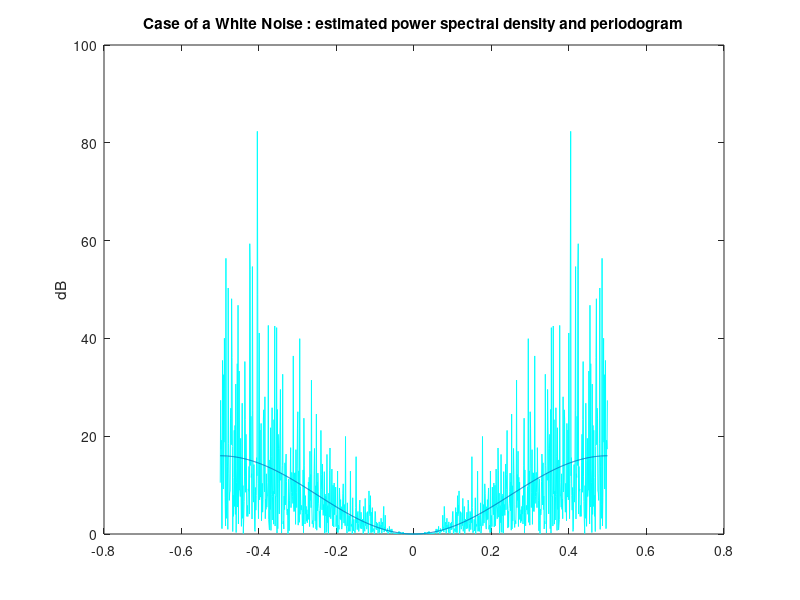

Write MATLAB code to recreate this figure. (Note: this script raises an error after producing the figure.)
close all;

%% BBG
var = 4;
mu = 0;
N = 1024;
bbg = randn(1,N)*sqrt(var)+mu; %we create a white gaussian noise to test 
%our program first.

%% Filter
%d = [1 0.5 0.25];
%bbg = filter(1,d,bbg); %we filter this white noise and later proceed to
%adjust its mean.

%% Processus MA


MA = filter([1 -1],1,bbg);
%intervalle = -N+1:1:N-1;
%plot(intervalle,xcorr(MA));
%title('Autocorrelation');

F = MA; %we will then work on the mean-adjusted signal only.


%% Spectre de Puissance

T = length(F);
f = -1/2:1/T:1/2-1/T;

TF_F = fft(F);
sp = fftshift(abs(TF_F)).*fftshift(abs(TF_F))/T;

figure(1),
plot(f,sp,'cyan');
title('Case of a White Noise : estimated power spectral density and periodogram');
ylabel('dB');
hold on;

[h] = freqz([1 -1],1,2*pi*f);
plot(f,abs(h).^2*var);
hold on;

%% Transformee de Fourier

TF_F(1) = [];
padding = 50;
TF_F = padarray(abs(TF_F).',padding); %the zero-adding method is applied 
%here in order to gain more details regarding the Fourier Transform.

%figure(2),
%n1 = 1:1:length(TF_F);
%plot(n1,abs(TF_F));
%title('FFT - Methode des rectangles');

%% Plage de frequences

fmin = 34.624+padding; %lower limit of our integer calculus
fmax = 217.894+padding; %upper limit of our integer calculus

%% Methode des rectangles
[P_rect,X,Y]=rectangle(sp,10,fmin,fmax);

%% Methode des trapezes
%trapeze(TF_F,10,fmin,fmax);

%% Periodogramme
p_simple = periodogramme(sp,40);

%figure(1),
%plot(f,p_simple)
%legend('fftshift(abs(TF_F)).*fftshift(abs(TF_F))/T;','theoretical PSD','estimated PSD')
%hold on;

n1 = 1:1:length(p_simple); 
[P_inutile,X,Y] = rectangle(p_simple,1,fmin,fmax);
figure(1)
plot(n1,area(X./1000,Y./1000))